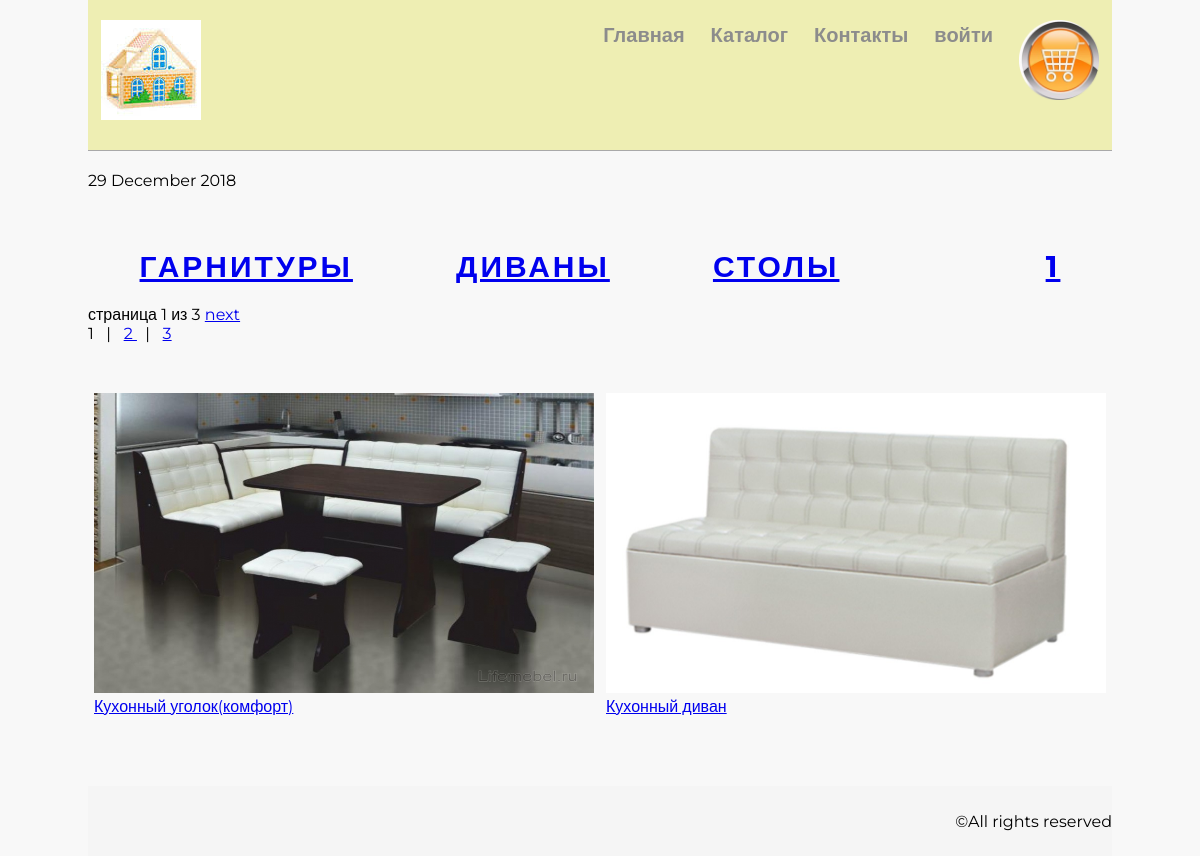
Page /catalog/ on the committed database.
### mainapp/models.py (models this page shows, shortened)
class Category(models.Model):
    name = models.CharField(verbose_name='Наименование категории', max_length=200, unique=True)
    short_desc = models.CharField(verbose_name='Краткое описание', max_length=60,
                                  blank=True)
    desc = models.TextField(verbose_name='Подробное описание', blank=True)
    is_active = models.BooleanField(verbose_name='Запись активна', default=True)
    modified = models.DateTimeField(auto_now=True)
    created = models.DateTimeField(auto_now_add=True)
    def get_absolute_url(self):
        return '%s' % self.name
    class Meta:
        ordering = ['name', 'is_active']
        verbose_name_plural = 'Categories'

class Product(models.Model):
    name = models.CharField(verbose_name='Наименование продукта', max_length=150, unique=True,
                            error_messages={'required': 'Укажите название товара'})
    category = models.ForeignKey(Category, on_delete=models.CASCADE)
    image = models.ForeignKey(
        'images.Image',
        on_delete=models.SET_DEFAULT, default=10
    )
    short_desc = models.CharField(verbose_name='Краткое описание', max_length=60,
                                  blank=True)
    desc = models.TextField(verbose_name='Подробное описание', blank=True)
    price = models.DecimalField(verbose_name='Цена', max_digits=8,
                                decimal_places=2, validators=[validate_positive], default=0)
    discount = models.DecimalField(verbose_name='Скидка', max_digits=4,
                                decimal_places=2, default=0)
    is_active = models.BooleanField(verbose_name='Запись активна', default=True)
    quantity = models.PositiveIntegerField(verbose_name='Количество на складе', default=0)
    modified = models.DateTimeField(auto_now=True)
    created = models.DateTimeField(auto_now_add=True)
    def _get_min_price(self):
        result = Product.objects.aggregate(models.Min('price'))
        return result['price__min']
    min_price = property(_get_min_price)
    def _get_max_price(self):
        result = Product.objects.aggregate(models.Max('price'))
        return result['price__max']
    max_price = property(_get_max_price)
    class Meta:
        ordering = ['name', 'is_active', 'price']

### images/models.py (models this page shows, shortened)
class Image(models.Model):
    name = models.CharField(max_length=250)
    value = models.ImageField(upload_to='product_images/', default='product_images/default.ppg')

### mainapp/views/products.py (the view)
def category_product_list(request, page=1):
    cat = Category.objects.filter(is_active=1)
    prod = Product.objects.filter(is_active=1, category__is_active=1).order_by('category', 'price')
    paginator = Paginator(prod, 2)
    try:
        products_paginator = paginator.page(page)
    except PageNotAnInteger:
        products_paginator = paginator.page(1)
    except EmptyPage:
        products_paginator = paginator.page(paginator.num_pages)
    return render(request, 'mainapp/catalog.html', {'categories': cat, 'products': products_paginator})

### mainapp/templates/mainapp/catalog.html (shortened to what this page needs)
{% extends 'master.html' %}
{% load static %}
{% block page_styles %}
<link rel="stylesheet" href="{%static 'web_shop/style.css' %}">
{% endblock %}
{% block page_content %}
{{ block.super }}
<div class="catalog-page">
    <br>
    <br>
    <div class="sale">
        {% for cat in categories %}
        <h2><a href="/catalog/{{cat.get_absolute_url}}/" title={{cat.descr}}>{{cat.short_desc}}</a></h2>
        {% endfor %}
    </div>
    {% if products.paginator.num_pages > 1 %}
    <div class ="paginator">
        <span class="current">
        страница {{products.number}} из
        {{products.paginator.num_pages}}
        </span>
        {% if products.has_next %}
        <a href="{% url 'products:catalog' products.next_page_number %}">
        next
        </a>
        {% endif %}
        <div class="num_pages">
            {% for pn in products.paginator.page_range %}
            {% if not forloop.first %}
                &nbsp;&nbsp;|&nbsp;&nbsp;
            {% endif %}
            {% if products.number != pn %}
            <a href="{% url 'products:catalog' pn %}">
            {% endif %}
            {{pn}}
            {% if products.number != pn %}
            </a>
            {% endif %}
            {% endfor %}
        </div>
    </div>
    {% endif %}
         <main class="main">
            {% for product in products%}
            <figure class="item">
                <a href="/catalog/{{product.category.name}}/{{product.name}}/"> <img src="/media/{{product.image.value}}"
                                                   alt={{product.short_desc}}
                                                   title={{product.short_desc}}
                                                   height=300>
                <br>
                <p>{{product.short_desc}}</p>
    </a>
    </figure>
    {% endfor %}
    </main>
</div>
{% endblock %}

### web_shop/static/web_shop/style.css (style rules this page uses)
* { margin: 0; padding: 0; }
html, body { height: 100%; }
body { background-color: #f8f8f8; font-family: 'Montserrat', sans-serif; }
.catalog-page .main { display: flex; justify-content: space-around; flex-wrap: wrap; margin-top: 50px; margin-bottom: 50px; }
.main .item img { height: 300px; }
.main-page main h1, .registr_form h1, .catalog-page h2 { font-size: 30px; font-weight: 700; color: #CD853F; margin-top: 20px; margin-bottom: 20px; text-transform: uppercase; letter-spacing: 3px; }
.sale { display: flex; justify-content: space-around; }
.item img { width: 500px; }
.catalog-page .main .item { transition: all 1s ease-out; }

### rows in the picture
Category: short_desc "ГАРНИТУРЫ"
Category: short_desc "ДИВАНЫ"
Category: short_desc "СТОЛЫ"
Category: short_desc "1"
Product: image.value (picture), short_desc "Кухонный уголок(комфорт)"
Product: image.value (picture), short_desc "Кухонный диван"

### other values in the picture
{{ products.number }} "1"
{{ products.paginator.num_pages }} "3"
{{ pn }} "1" "2" "3"
